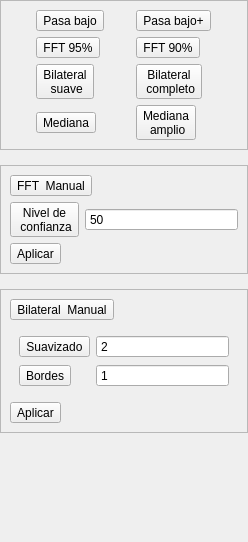
       <widget class="QWidget" name="page_ruido">
        <property name="geometry">
         <rect>
          <x>0</x>
          <y>0</y>
          <width>248</width>
          <height>542</height>
         </rect>
        </property>
        <attribute name="icon">
         <iconset>
          <normaloff>../logos/ruido.svg</normaloff>../logos/ruido.svg</iconset>
        </attribute>
        <attribute name="label">
         <string>Ruido</string>
        </attribute>
        <layout class="QVBoxLayout" name="verticalLayout_17">
         <property name="spacing">
          <number>15</number>
         </property>
         <property name="leftMargin">
          <number>0</number>
         </property>
         <property name="topMargin">
          <number>0</number>
         </property>
         <property name="rightMargin">
          <number>0</number>
         </property>
         <property name="bottomMargin">
          <number>0</number>
         </property>
         <item>
          <widget class="QFrame" name="frame_13">
           <property name="frameShape">
            <enum>QFrame::StyledPanel</enum>
           </property>
           <property name="frameShadow">
            <enum>QFrame::Raised</enum>
           </property>
           <layout class="QGridLayout" name="gridLayout_19">
            <item row="0" column="2">
             <widget class="QToolButton" name="gauss_c_r">
              <property name="text">
               <string>Pasa bajo+</string>
              </property>
              <property name="icon">
               <iconset>
                <normaloff>../logos/pasa_bajo.svg</normaloff>../logos/pasa_bajo.svg</iconset>
              </property>
              <property name="iconSize">
               <size>
                <width>25</width>
                <height>30</height>
               </size>
              </property>
              <property name="toolButtonStyle">
               <enum>Qt::ToolButtonFollowStyle</enum>
              </property>
             </widget>
            </item>
            <item row="1" column="0">
             <widget class="QToolButton" name="fft_reconstruir_r">
              <property name="text">
               <string>FFT 95%</string>
              </property>
              <property name="icon">
               <iconset>
                <normaloff>../logos/fft95.svg</normaloff>../logos/fft95.svg</iconset>
              </property>
              <property name="iconSize">
               <size>
                <width>25</width>
                <height>30</height>
               </size>
              </property>
              <property name="toolButtonStyle">
               <enum>Qt::ToolButtonFollowStyle</enum>
              </property>
             </widget>
            </item>
            <item row="1" column="2">
             <widget class="QToolButton" name="fft90_r">
              <property name="text">
               <string>FFT 90%</string>
              </property>
              <property name="icon">
               <iconset>
                <normaloff>../logos/fft50.svg</normaloff>../logos/fft50.svg</iconset>
              </property>
              <property name="iconSize">
               <size>
                <width>25</width>
                <height>30</height>
               </size>
              </property>
              <property name="toolButtonStyle">
               <enum>Qt::ToolButtonFollowStyle</enum>
              </property>
             </widget>
            </item>
            <item row="2" column="0">
             <widget class="QToolButton" name="bilateral_r">
              <property name="text">
               <string>Bilateral 
 suave</string>
              </property>
              <property name="icon">
               <iconset>
                <normaloff>../logos/bil_par.svg</normaloff>../logos/bil_par.svg</iconset>
              </property>
              <property name="iconSize">
               <size>
                <width>25</width>
                <height>30</height>
               </size>
              </property>
              <property name="toolButtonStyle">
               <enum>Qt::ToolButtonFollowStyle</enum>
              </property>
             </widget>
            </item>
            <item row="0" column="0">
             <widget class="QToolButton" name="gauss_s_r">
              <property name="text">
               <string>Pasa bajo</string>
              </property>
              <property name="icon">
               <iconset>
                <normaloff>../logos/pasa_bajo_plus.svg</normaloff>../logos/pasa_bajo_plus.svg</iconset>
              </property>
              <property name="iconSize">
               <size>
                <width>25</width>
                <height>30</height>
               </size>
              </property>
              <property name="toolButtonStyle">
               <enum>Qt::ToolButtonFollowStyle</enum>
              </property>
             </widget>
            </item>
            <item row="2" column="2">
             <widget class="QToolButton" name="bil_com_r">
              <property name="text">
               <string>Bilateral 
 completo</string>
              </property>
              <property name="icon">
               <iconset>
                <normaloff>../logos/bil_com_r.svg</normaloff>../logos/bil_com_r.svg</iconset>
              </property>
              <property name="iconSize">
               <size>
                <width>25</width>
                <height>30</height>
               </size>
              </property>
              <property name="toolButtonStyle">
               <enum>Qt::ToolButtonFollowStyle</enum>
              </property>
             </widget>
            </item>
            <item row="3" column="0">
             <widget class="QToolButton" name="mediana_r">
              <property name="text">
               <string>Mediana</string>
              </property>
              <property name="icon">
               <iconset>
                <normaloff>../logos/med_red.svg</normaloff>../logos/med_red.svg</iconset>
              </property>
              <property name="iconSize">
               <size>
                <width>25</width>
                <height>30</height>
               </size>
              </property>
              <property name="toolButtonStyle">
               <enum>Qt::ToolButtonFollowStyle</enum>
              </property>
             </widget>
            </item>
            <item row="3" column="2">
             <widget class="QToolButton" name="mediana_amplio_r">
              <property name="text">
               <string>Mediana 
 amplio</string>
              </property>
              <property name="icon">
               <iconset>
                <normaloff>../logos/med_amp.svg</normaloff>../logos/med_amp.svg</iconset>
              </property>
              <property name="iconSize">
               <size>
                <width>25</width>
                <height>30</height>
               </size>
              </property>
              <property name="toolButtonStyle">
               <enum>Qt::ToolButtonFollowStyle</enum>
              </property>
             </widget>
            </item>
           </layout>
          </widget>
         </item>
         <item>
          <widget class="QFrame" name="frame_14">
           <property name="frameShape">
            <enum>QFrame::StyledPanel</enum>
           </property>
           <property name="frameShadow">
            <enum>QFrame::Raised</enum>
           </property>
           <layout class="QVBoxLayout" name="verticalLayout_18">
            <item>
             <widget class="QToolButton" name="fft_custom_2">
              <property name="text">
               <string>FFT  Manual</string>
              </property>
              <property name="icon">
               <iconset>
                <normaloff>../logos/fft95.svg</normaloff>../logos/fft95.svg</iconset>
              </property>
              <property name="iconSize">
               <size>
                <width>25</width>
                <height>30</height>
               </size>
              </property>
              <property name="toolButtonStyle">
               <enum>Qt::ToolButtonFollowStyle</enum>
              </property>
             </widget>
            </item>
            <item>
             <layout class="QGridLayout" name="gridLayout_9">
              <item row="0" column="0">
               <widget class="QToolButton" name="niv_conf_fft">
                <property name="text">
                 <string>Nivel de 
 confianza</string>
                </property>
               </widget>
              </item>
              <item row="0" column="1">
               <widget class="QSpinBox" name="sp_fft">
                <property name="buttonSymbols">
                 <enum>QAbstractSpinBox::NoButtons</enum>
                </property>
                <property name="minimum">
                 <number>50</number>
                </property>
               </widget>
              </item>
             </layout>
            </item>
            <item>
             <widget class="QToolButton" name="aplicar_fft">
              <property name="text">
               <string>Aplicar</string>
              </property>
              <property name="icon">
               <iconset>
                <normaloff>../logos/aceptar_c.svg</normaloff>../logos/aceptar_c.svg</iconset>
              </property>
              <property name="iconSize">
               <size>
                <width>25</width>
                <height>30</height>
               </size>
              </property>
              <property name="toolButtonStyle">
               <enum>Qt::ToolButtonFollowStyle</enum>
              </property>
             </widget>
            </item>
           </layout>
          </widget>
         </item>
         <item>
          <widget class="QFrame" name="frame_15">
           <property name="frameShape">
            <enum>QFrame::StyledPanel</enum>
           </property>
           <property name="frameShadow">
            <enum>QFrame::Raised</enum>
           </property>
           <layout class="QVBoxLayout" name="verticalLayout_19">
            <item>
             <widget class="QToolButton" name="bil_custom">
              <property name="text">
               <string>Bilateral  Manual</string>
              </property>
              <property name="icon">
               <iconset>
                <normaloff>../logos/bil_par.svg</normaloff>../logos/bil_par.svg</iconset>
              </property>
              <property name="iconSize">
               <size>
                <width>25</width>
                <height>30</height>
               </size>
              </property>
              <property name="toolButtonStyle">
               <enum>Qt::ToolButtonFollowStyle</enum>
              </property>
             </widget>
            </item>
            <item>
             <layout class="QGridLayout" name="gridLayout_20">
              <property name="leftMargin">
               <number>9</number>
              </property>
              <property name="topMargin">
               <number>9</number>
              </property>
              <property name="rightMargin">
               <number>9</number>
              </property>
              <property name="bottomMargin">
               <number>9</number>
              </property>
              <item row="1" column="0">
               <widget class="QToolButton" name="bord_bil">
                <property name="text">
                 <string>Bordes</string>
                </property>
               </widget>
              </item>
              <item row="0" column="0">
               <widget class="QToolButton" name="suav_bil">
                <property name="text">
                 <string>Suavizado</string>
                </property>
               </widget>
              </item>
              <item row="0" column="1">
               <widget class="QSpinBox" name="sp_suav">
                <property name="buttonSymbols">
                 <enum>QAbstractSpinBox::NoButtons</enum>
                </property>
                <property name="minimum">
                 <number>2</number>
                </property>
                <property name="maximum">
                 <number>11</number>
                </property>
               </widget>
              </item>
              <item row="1" column="1">
               <widget class="QSpinBox" name="sp_bord">
                <property name="buttonSymbols">
                 <enum>QAbstractSpinBox::NoButtons</enum>
                </property>
                <property name="minimum">
                 <number>1</number>
                </property>
                <property name="maximum">
                 <number>5</number>
                </property>
               </widget>
              </item>
             </layout>
            </item>
            <item>
             <widget class="QToolButton" name="aplicar_bilateral">
              <property name="text">
               <string>Aplicar</string>
              </property>
              <property name="icon">
               <iconset>
                <normaloff>../logos/aceptar_c.svg</normaloff>../logos/aceptar_c.svg</iconset>
              </property>
              <property name="iconSize">
               <size>
                <width>25</width>
                <height>30</height>
               </size>
              </property>
              <property name="toolButtonStyle">
               <enum>Qt::ToolButtonFollowStyle</enum>
              </property>
             </widget>
            </item>
           </layout>
          </widget>
         </item>
         <item>
          <spacer name="verticalSpacer">
           <property name="orientation">
            <enum>Qt::Vertical</enum>
           </property>
           <property name="sizeHint" stdset="0">
            <size>
             <width>20</width>
             <height>40</height>
            </size>
           </property>
          </spacer>
         </item>
        </layout>
       </widget>
